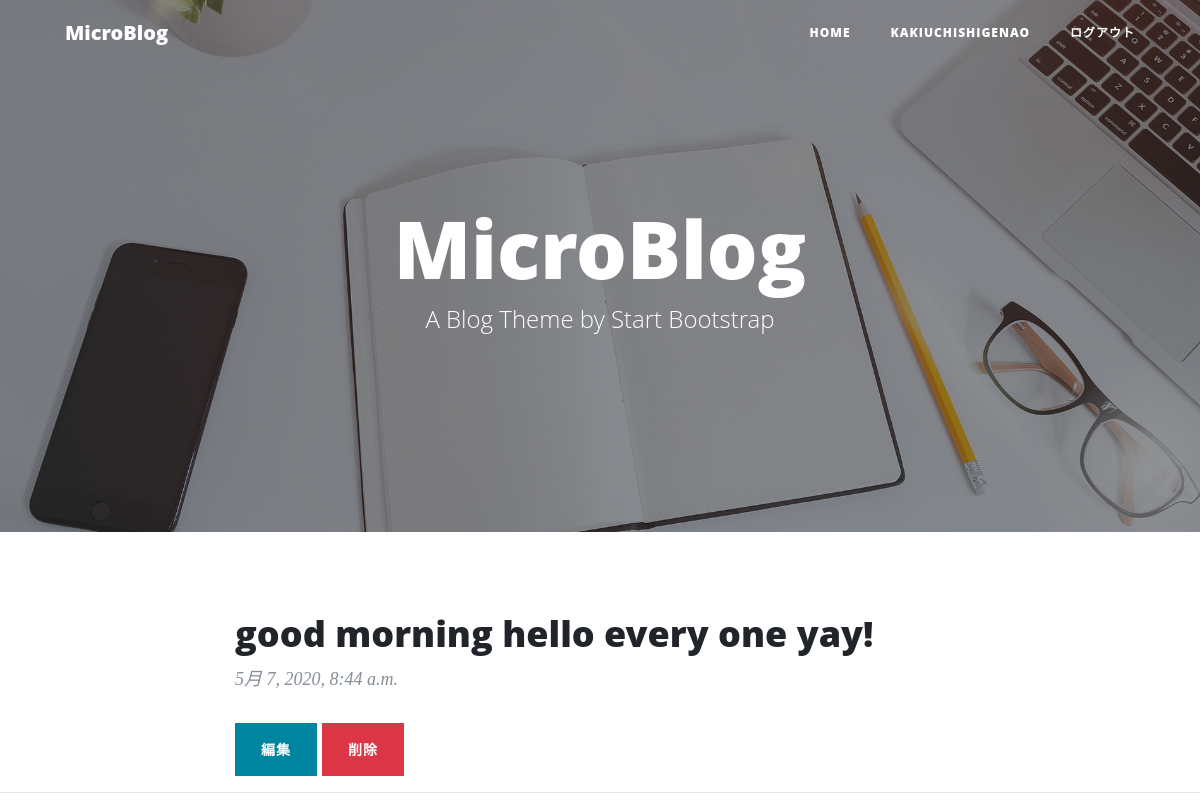
The page /2 (signed in) on the database its author committed.
### blog/models.py (models this page shows)
class Blog(models.Model):
    content = models.CharField(max_length=140)
    posted_date = models.DateTimeField(auto_now_add=True)

### blog/views.py (the view)
# urls.py: path('<int:pk>', BlogDetailView.as_view(), name='detail'),
class BlogDetailView(DetailView):
    model = Blog
    context_object_name = 'blog'

### blog/templates/blog/blog_detail.html
{% extends "base.html" %}
{% block body %}
<div class="row">
    <div class="col-lg-8 col-md-10 mx-auto">
        <div class="post-preview">
            <a href="post.html">
                <h2 class="post-title">
                    {{ blog.content }}
                </h2>
            </a>
            <p class="post-meta">{{ blog.posted_date }}</p>
        </div>
        {% if user.is_authenticated %}
        <a href="{% url 'update' blog.pk %}" class="btn btn-primary">編集</a>
        <a href="{% url 'delete' blog.pk %}" class="btn btn-danger">削除</a>
        {% endif %}
    </div>
</div>
{% endblock %}

### blog/templates/navi.html (shortened to what this page needs)
<nav class="navbar navbar-expand-lg navbar-light fixed-top" id="mainNav">
    <div class="container">
        <a class="navbar-brand" href="{% url 'index' %}">MicroBlog</a>
        <div class="collapse navbar-collapse" id="navbarResponsive">
            <ul class="navbar-nav ml-auto">
                <li class="nav-item">
                    <a class="nav-link" href="{% url 'index' %}">Home</a>
                </li>
                {% if user.is_authenticated %}
                <li class="nav-item">
                    <a class="nav-link" href="#">{{ user.username }}</a>
                </li>
                <li class="nav-item">
                    <a class="nav-link" href="{% url 'logout' %}">ログアウト</a>
                </li>
                {% endif %}
            </ul>
        </div>
    </div>
</nav>

### rows shown on the page
Blog: content "good morning hello every one yay!", posted_date "5月 7, 2020, 8:44 a.m."

### other values the page prints
{{ user.username }} "KAKIUCHISHIGENAO"
